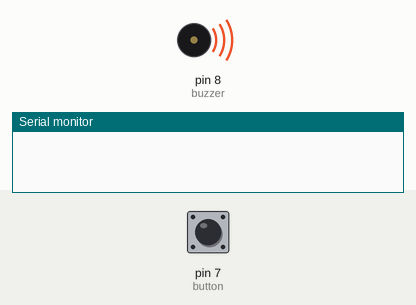
A sketch run on a simulated Arduino Uno, built with avr-gcc and run on an emulated ATmega328P. On the bench: buzzer (waves = sounding), the last lines printed to the serial monitor. Inputs (shaded band) come from the test bench; at power-on: pin 7 (button) HIGH.

Above: at 1.2 s.
1.3 s: pin 7 (button) pulled LOW for 1 s
At 2.1 s:
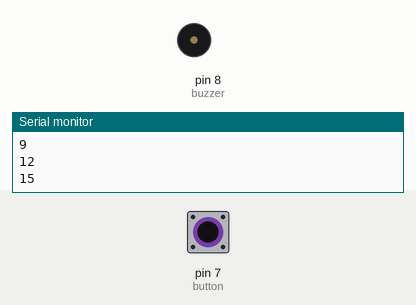
4.3 s: pin 7 (button) pulled LOW for 3.2 s
At 8.1 s:
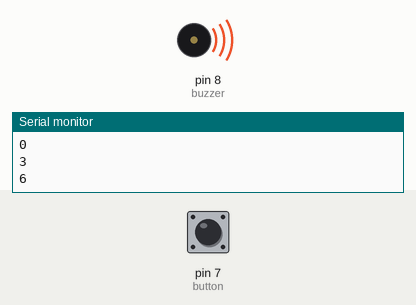
Timing chart, 0 to 9.6 s (numbered marks = the images above; inputs shaded):
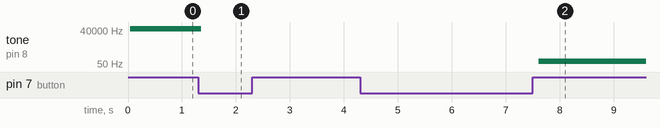

Measured:
- after the input at 1.3 s, tone on pin 8 (buzzer): 50473 Hz → silent after 0.06 s
- after the input at 4.3 s, tone on pin 8 (buzzer): silent → 83 Hz after 3.3 s

The sketch:

frequency_decreaser.ino
```cpp
#include <Arduino.h>

int buzzer = 8;
int button = 7;

void setup() {
    // put your setup code here, to run once:
    pinMode(button, INPUT_PULLUP);
    pinMode(buzzer, OUTPUT);
    Serial.begin(9600);
}

int interval = 0; // interval of time between buzzer sounds

void loop() {
    // put your main code here, to run repeatedly:
    unsigned char i;

    while (1){
        for (i = 0; i < 100; i++){

            if (digitalRead(button) == LOW){
                interval += 3;
                if (interval > 30) {

                    interval = 0;
                }
                Serial.println(interval);
                delay(150); // compensate for button debouncing
            }

            digitalWrite(buzzer,HIGH);
            delay(interval);
            digitalWrite(buzzer,LOW);
            delay(interval);
        }
    }

}
```
